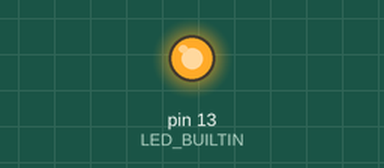
This sketch was run on a simulated Arduino Uno, built with avr-gcc and run on an emulated ATmega328P. On the bench: output pins drawn as LEDs (lit = HIGH).

Above: at 0.1 s.
Timing chart, 0 to 1.6 s (numbered marks = the images above):
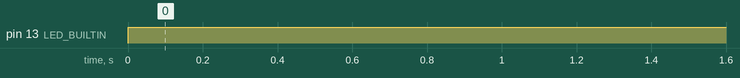

Measured:
- by itself, pin 13 (LED_BUILTIN): LOW → HIGH at 0.00 s

The sketch:

set_LED_on_ino.ino
```cpp
/**
 * Set LED on
 * use this program to reset board
 *
 * @author: Navid Kalaei <navidkalaei@gmail.com>
 */

#ifndef LED_BUILTIN
#define LED_BUILTIN 13
#endif

void setup() {
  pinMode(LED_BUILTIN, OUTPUT);
}


void loop() {
  digitalWrite(LED_BUILTIN, HIGH);
}
```
